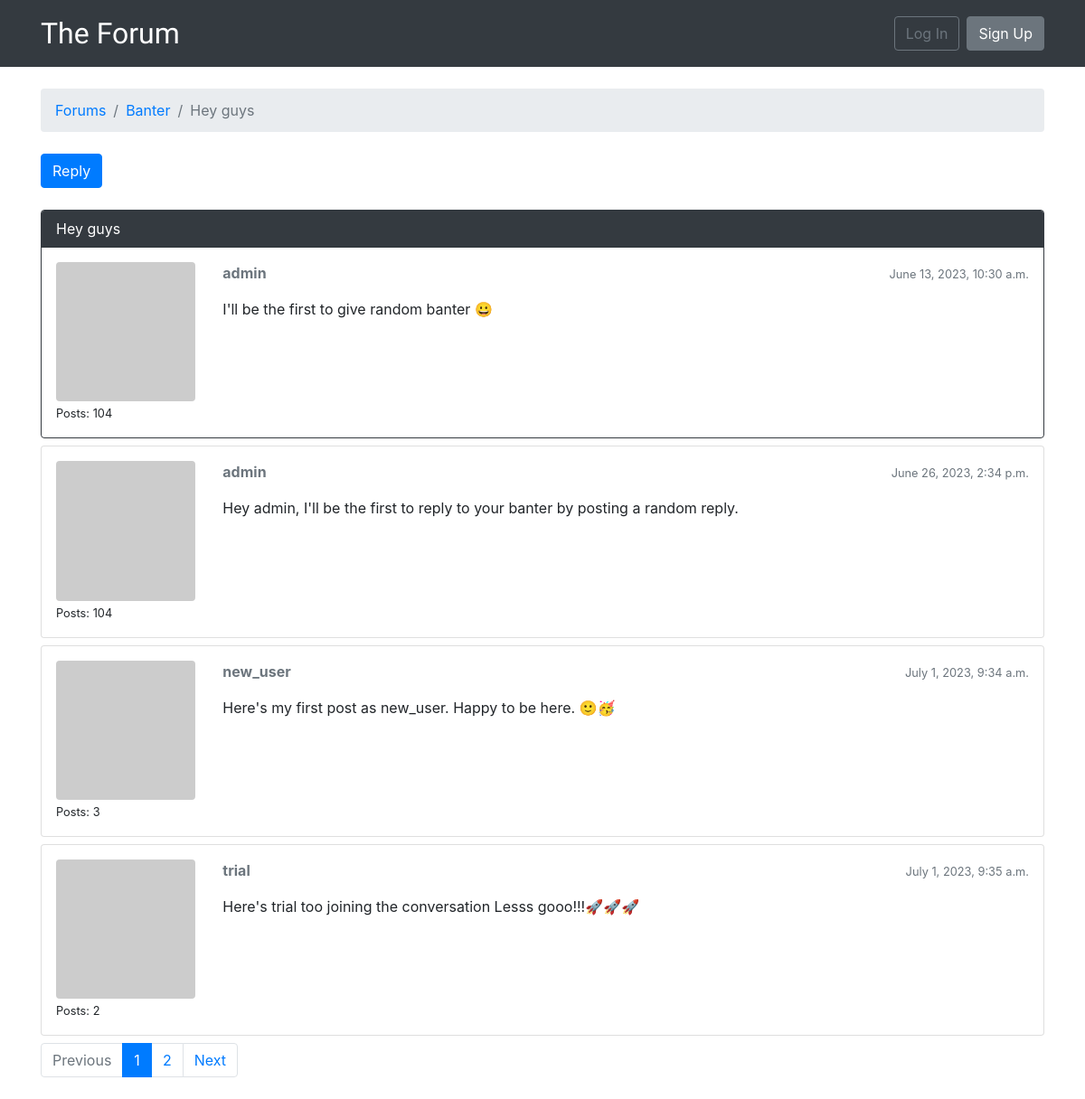
The app's page /forum/1/topics/1/ with its own data.
### forum/models.py (models this page shows, shortened)
class Topic(models.Model):
    subject = models.CharField(max_length=255)
    last_updated = models.DateTimeField(auto_now_add=True)
    forum = models.ForeignKey(
        Forum, related_name='topics', on_delete=models.CASCADE)
    opener = models.ForeignKey(
        User, related_name='topics', on_delete=models.CASCADE)
    views = models.PositiveBigIntegerField(default=0)

class Forum(models.Model):
    name = models.CharField(max_length=24, unique=True)
    description = models.CharField(max_length=100)

class Post(models.Model):
    message = models.TextField(max_length=400)
    topic = models.ForeignKey(
        Topic, related_name='posts', on_delete=models.CASCADE)
    created_at = models.DateTimeField(auto_now_add=True)
    updated_at = models.DateTimeField(null=True)
    created_by = models.ForeignKey(
        User, related_name='posts', on_delete=models.CASCADE)
    updated_by = models.ForeignKey(
        User, null=True, related_name='+', on_delete=models.CASCADE)
    def markdown_message(self):
        return mark_safe(markdown(self.message, safe_mode='escape'))

### forum/views.py (the view)
class PostListView(ListView):
    model = Post
    context_object_name = 'posts'
    template_name = 'topic_posts.html'
    paginate_by = 2
    def get_context_data(self, **kwargs):
        session_key = f'viewed_topic_{self.topic.pk}'
        if not self.request.session.get(session_key, False):
            self.topic.views += 1
            self.topic.save()
            self.request.session[session_key] = True
        kwargs['topic'] = self.topic
        return super().get_context_data(**kwargs)
    def get_queryset(self):
        self.topic = get_object_or_404(Topic, forum__pk=self.kwargs.get(
            'pk'), pk=self.kwargs.get('topic_pk'))
        queryset = self.topic.posts.order_by('created_at')
        return queryset

### forum/templatetags/gravatar.py (called while the page is built)
@register.filter
def gravatar(user):
    email = user.email.lower().encode('utf-8')
    default = 'mm'
    size = 256
    url = 'https://www.gravatar.com/avatar/{md5}?{params}'.format(
        md5=hashlib.md5(email).hexdigest(),
        params=urlencode({'d': default, 's': str(size)})
    )
    return url

### templates/topic_posts.html (shortened to what this page needs)
{% extends 'base.html' %}
{% load gravatar %}
{% block breadcrumb %}
    <li class="breadcrumb-item"><a href="{% url 'home' %}">Forums</a></li>
    <li class="breadcrumb-item"><a href="{% url 'forum_topics' topic.forum.pk %}">{{ topic.forum.name }}</a></li>
    <li class="breadcrumb-item active">{{ topic.subject }}</li>
{% endblock %}
{% block content %}
    <div class="mb-4">
        <a href="{% url 'reply' topic.forum.pk topic.pk %}" class="btn btn-primary" role="button">Reply</a>
    </div>
    {% for post in topic.posts.all %}
    <div class="card mb-2 {% if forloop.first %}border-dark{% endif %}">
        {% if forloop.first %}
            <div class="card-header text-white bg-dark py-2 px-3">
                {{ topic.subject}}
            </div>
        {% endif %}
        <div class="card-body p-3">
            <div class="row">
                <div class="col-2">
                    <img src="{{ post.created_by|gravatar }}" alt="{{ post.created_by.username }}" class="w-100 rounded">
                    <small>Posts: {{ post.created_by.posts.count }}</small>
                </div>
                <div class="col-10">
                    <div class="row mb-3">
                        <div class="col-6">
                            <strong class="text-muted">{{ post.created_by.username }}</strong>
                        </div>
                        <div class="col-6 text-right">
                            <small class="text-muted">{{ post.created_at }}</small>
                        </div>
                    </div>
                    {{ post.markdown_message }}
                </div>
            </div>
        </div>
    </div>
    {% endfor %}
    {% include 'includes/pagination.html' %}
{% endblock %}

### records on screen
Topic: forum.name "Banter", subject "Hey guys"
Post: created_by.posts.count "104", created_by.username "admin", created_at "June 13, 2023, 10:30 a.m.", markdown_message "I'll be the first to give random banter 😀"
Post: created_by.posts.count "104", created_by.username "admin", created_at "June 26, 2023, 2:34 p.m.", markdown_message "Hey admin, I'll be the first to reply to your banter by posting a random reply."
Post: created_by.posts.count "3", created_by.username "new_user", created_at "July 1, 2023, 9:34 a.m.", markdown_message "Here's my first post as new_user. Happy to be here. 🙂🥳"
Post: created_by.posts.count "2", created_by.username "trial", created_at "July 1, 2023, 9:35 a.m.", markdown_message "Here's trial too joining the conversation Lesss gooo!!!🚀🚀🚀"

### other values on screen
{{ page_num }} "1"
{{ page_num }} "2"
